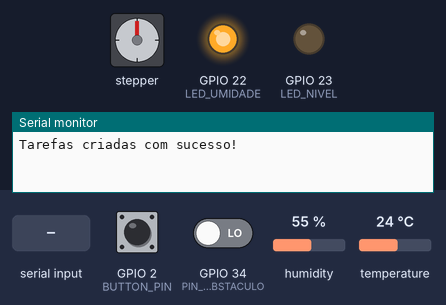
The sketch below on a simulated ESP32. Parts: stepper motor, output pins drawn as LEDs (lit = HIGH), the last lines printed to the serial monitor. Wiring (inferred from the names in the program): stepper motor (2048 steps per turn assumed): coils GPIO 16, GPIO 17, GPIO 5, GPIO 18. The test bench sets the inputs (shaded band); at power-on: GPIO 2 (BUTTON_PIN) LOW, GPIO 34 (PIN_SENSOR_OBSTACULO) LOW, humidity 55 %, temperature 24 °C. The local clock reads 2024-03-15 10:24:30 at power-on unless the sketch sets it; nothing arrives over Bluetooth unless stated; pins used as bus, display or sensor lines are not drawn.

Above: at 1.2 s.
1.3 s: "FEED\n" received over the second serial link
At 6.0 s:
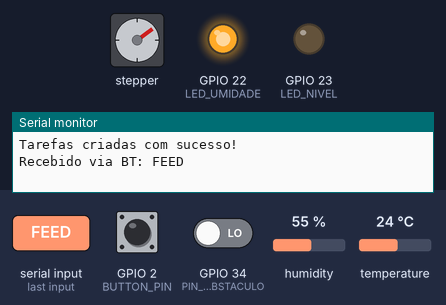
6.8 s: GPIO 2 (BUTTON_PIN) pulled HIGH for 0.15 s
At 11.8 s:
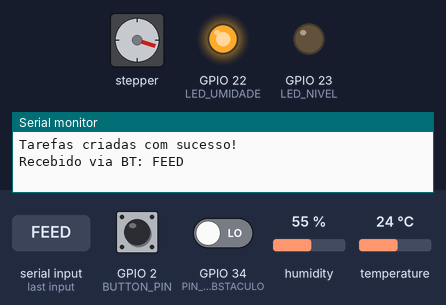
12.3 s: GPIO 34 (PIN_SENSOR_OBSTACULO) driven HIGH
At 13.5 s:
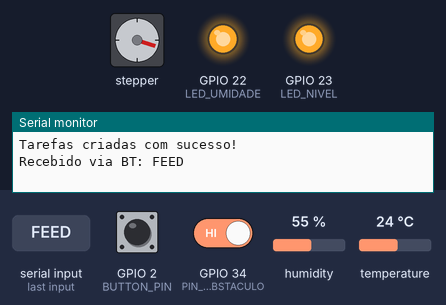
13.8 s: GPIO 2 (BUTTON_PIN) pulled HIGH for 1 s
At 18.1 s:
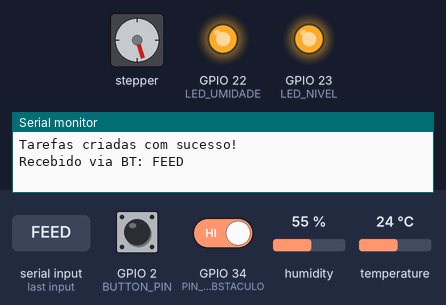
19.3 s: GPIO 2 (BUTTON_PIN) pulled HIGH for 0.15 s
At 23.8 s:
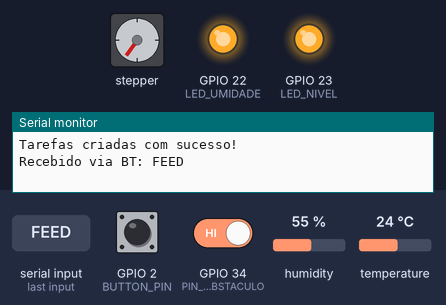
24.8 s: GPIO 2 (BUTTON_PIN) pulled HIGH for 3.2 s
At 30.2 s:
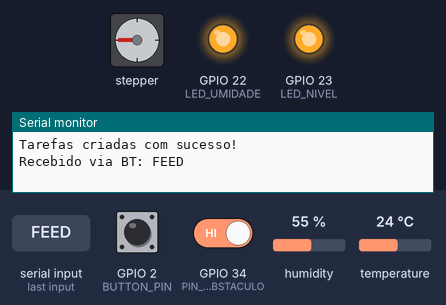
Timing chart, 0 to 31.3 s (numbered marks = the images above; inputs shaded):
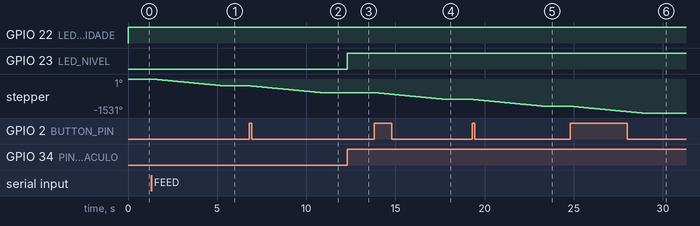

The sketch:

Alimentador_Pet.ino
```cpp
#include <Arduino.h>
#include <freertos/FreeRTOS.h>
#include <freertos/task.h>
#include <freertos/queue.h>
#include <BluetoothSerial.h>
#include <time.h>

#include "fsm.h"
#include "sensores.h"
#include "motor.h"
#include "leds.h"
#include "bluetooth.h"
#include "horarios.h"

#define MAX_HORARIOS 10


// Variáveis globais
QueueHandle_t xQueue;
void setup() {
  Serial.begin(115200);

  // Inicializações de hardware
  if(!SerialBT.begin("AlimentadorPet")) {
    Serial.println("Falha ao inicializar Bluetooth!");
    while(1);
  }
  setupBotao();
  setupHora();
  inicializarMotor();
  inicializarSensores();
  inicializarLeds();
  inicializarMaquinaEstados();

  // Criação da fila e tarefas
  xQueue = xQueueCreate(10, sizeof(int));
  if (xQueue != NULL) {
    // Cria as tarefas com stacks e prioridades adequadas
    xTaskCreatePinnedToCore(
      taskMaquinaEstados,    // Função da tarefa
      "FSM",                // Nome da tarefa
      4096,                 // Tamanho do stack (aumentado para segurança)
      NULL,                 // Parâmetros
      2,                    // Prioridade
      NULL,                 // Task handle
      1                     // Core (0 ou 1)
    );

    xTaskCreatePinnedToCore(
      taskVerificaSensores,
      "Sensores",
      2048,
      NULL,
      1,                    // Prioridade menor que FSM
      NULL,
      1
    );

    xTaskCreatePinnedToCore(
      bluetoothTask,
      "Bluetooth",
      4096,                // Bluetooth pode precisar de mais stack
      NULL,
      2,                    // Alta prioridade como FSM
      NULL,
      0                     // Executa no outro core
    );

    xTaskCreatePinnedToCore(
      taskVerificaHorario,
      "Horario",
      2048,
      NULL,
      1,
      NULL,
      1
    );

    xTaskCreatePinnedToCore(
      taskBotao,
      "Botao",
      2048,
      NULL,
      1,                    // Prioridade menor que FSM
      NULL,
      1
    );

    Serial.println("Tarefas criadas com sucesso!");
  } else {
    Serial.println("Erro ao criar fila");
    while(1);
  }
}

void loop() {
  // O loop fica vazio porque tudo é tratado pelas tarefas
  // Pode ser usado para debug ou tarefas de baixa prioridade
  vTaskDelay(pdMS_TO_TICKS(1000)); // Libera a CPU por 1 segundo
}
```

bluetooth.cpp
```cpp
#include "bluetooth.h"
#include "BluetoothSerial.h"
#include "motor.h"
#include "fsm.h" // Incluir fsm.h para acessar eventos e a fila xQueue
extern String horariosRecebidos[10];
extern int numHorarios;

#if !defined(CONFIG_BT_ENABLED) || !defined(CONFIG_BLUEDROID_ENABLED)
#error Bluetooth is not enabled! Please run `make menuconfig` to and enable it
#endif

BluetoothSerial SerialBT;

void processarComandoBluetooth(const String &comando) {
    if (comando == "FEED") {
        int evento = EVENTO_BOTAO_MANUAL; // Define o evento manual
        xQueueSend(xQueue, &evento, 0);   // Envia o evento para a fila da FSM
    } else if (comando.startsWith("HOR:")) {
        SerialBT.println("Horário Recebido");
        int separador = comando.indexOf(";");
        horariosRecebidos[numHorarios++] = comando.substring(4, separador);
        int j = 0;
        for (int i = 0; i<numHorarios;i++){

            SerialBT.println("Horários de refeição: " +horariosRecebidos[j]);
            j++;

    }
    }else if (comando.startsWith("QTD:")) {
        SerialBT.println("Quantidade Recebida");
        int porcao;
        String qtdStr = comando.substring(comando.indexOf("QTD:") + 4, comando.length() - 1);
        porcao = qtdStr.toInt();
        setPorcao(porcao);
        SerialBT.println("Porção Setada");

     }
    }


void bluetoothTask(void *param) {
    for (;;) {
        if (SerialBT.available()) {
            String recebido = SerialBT.readStringUntil('\n'); // Lê até encontrar quebra de linha
            recebido.trim(); // Remove espaços e quebras de linha extras
            if(recebido.length() > 0) {
                Serial.print("Recebido via BT: ");
                Serial.println(recebido);
                processarComandoBluetooth(recebido);
            }
        }
        vTaskDelay(100 / portTICK_PERIOD_MS); // Reduza o delay para resposta mais rápida
    }
}

void enviarMensagem(const String &msg) {
    SerialBT.println(msg); // ou outro método
}
```

bluetooth.h
```cpp
#ifndef BLUETOOTH_H
#define BLUETOOTH_H
#include <Arduino.h>

#include <BluetoothSerial.h>

extern BluetoothSerial SerialBT;  // <- apenas declara

void processarComandoBluetooth(const String &comando);
void bluetoothTask(void *param);
void enviarMensagem(const String &msg);

#endif
```

fsm.cpp
```cpp
#include "fsm.h"
#include "leds.h"
#include "motor.h"
#include "bluetooth.h"

extern QueueHandle_t xQueue;
extern Estado estadoAtual;
extern TickType_t tempoInicioLiberacao;
extern const TickType_t duracaoLiberacao;

#define NUM_ESTADOS 5
#define NUM_EVENTOS 8
TickType_t tempoInicioLiberacao = 0;
const TickType_t duracaoLiberacao = pdMS_TO_TICKS(3000);

int matriz_acao[NUM_ESTADOS][NUM_EVENTOS];
int matriz_proximo_estado[NUM_ESTADOS][NUM_EVENTOS];

Estado estadoAtual = STANDBY;

void inicializarMaquinaEstados() {
  for (int i = 0; i < NUM_ESTADOS; i++) {
    for (int j = 0; j < NUM_EVENTOS; j++) {
      matriz_acao[i][j] = NENHUMA_ACAO;
      matriz_proximo_estado[i][j] = i;
    }
  }

  // STANDBY
  matriz_acao[STANDBY][EVENTO_UMIDADE_ALTA] = A01_LED_UMIDADE_ON;
  matriz_proximo_estado[STANDBY][EVENTO_UMIDADE_ALTA] = ALERTA_UMIDADE;

  matriz_acao[STANDBY][EVENTO_NIVEL_BAIXO] = A03_LED_NIVEL_ON;
  matriz_proximo_estado[STANDBY][EVENTO_NIVEL_BAIXO] = ALERTA_NIVEL;

  matriz_acao[STANDBY][EVENTO_BOTAO_MANUAL] = A05_LIGAR_MOTOR;
  matriz_proximo_estado[STANDBY][EVENTO_BOTAO_MANUAL] = LIBERANDO_PORCAO;

  matriz_acao[STANDBY][EVENTO_HORARIO] = A05_LIGAR_MOTOR;
  matriz_proximo_estado[STANDBY][EVENTO_HORARIO] = LIBERANDO_PORCAO;

  // ALERTA_UMIDADE
  matriz_acao[ALERTA_UMIDADE][EVENTO_NIVEL_BAIXO] = A03_LED_NIVEL_ON;
  matriz_proximo_estado[ALERTA_UMIDADE][EVENTO_NIVEL_BAIXO] = ALERTA_NIVEL_UMIDADE;

  matriz_acao[ALERTA_UMIDADE][EVENTO_UMIDADE_NORMAL] = A02_LED_UMIDADE_OFF;
  matriz_proximo_estado[ALERTA_UMIDADE][EVENTO_UMIDADE_NORMAL] = STANDBY;

  matriz_acao[ALERTA_UMIDADE][EVENTO_BOTAO_MANUAL] = A05_LIGAR_MOTOR;
  matriz_proximo_estado[ALERTA_UMIDADE][EVENTO_BOTAO_MANUAL] = LIBERANDO_PORCAO;

  matriz_acao[ALERTA_UMIDADE][EVENTO_HORARIO] = A05_LIGAR_MOTOR;
  matriz_proximo_estado[ALERTA_UMIDADE][EVENTO_HORARIO] = LIBERANDO_PORCAO;

  // ALERTA_NIVEL
  matriz_acao[ALERTA_NIVEL][EVENTO_UMIDADE_ALTA] = A01_LED_UMIDADE_ON;
  matriz_proximo_estado[ALERTA_NIVEL][EVENTO_UMIDADE_ALTA] = ALERTA_NIVEL_UMIDADE;

  matriz_acao[ALERTA_NIVEL][EVENTO_NIVEL_NORMAL] = A04_LED_NIVEL_OFF;
  matriz_proximo_estado[ALERTA_NIVEL][EVENTO_NIVEL_NORMAL] = STANDBY;

  matriz_acao[ALERTA_NIVEL][EVENTO_BOTAO_MANUAL] = A05_LIGAR_MOTOR;
  matriz_proximo_estado[ALERTA_NIVEL][EVENTO_BOTAO_MANUAL] = LIBERANDO_PORCAO;

  matriz_acao[ALERTA_NIVEL][EVENTO_HORARIO] = A05_LIGAR_MOTOR;
  matriz_proximo_estado[ALERTA_NIVEL][EVENTO_HORARIO] = LIBERANDO_PORCAO;

  // ALERTA_NIVEL_UMIDADE
  matriz_acao[ALERTA_NIVEL_UMIDADE][EVENTO_UMIDADE_NORMAL] = A02_LED_UMIDADE_OFF;
  matriz_proximo_estado[ALERTA_NIVEL_UMIDADE][EVENTO_UMIDADE_NORMAL] = ALERTA_NIVEL;

  matriz_acao[ALERTA_NIVEL_UMIDADE][EVENTO_NIVEL_NORMAL] = A04_LED_NIVEL_OFF;
  matriz_proximo_estado[ALERTA_NIVEL_UMIDADE][EVENTO_NIVEL_NORMAL] = ALERTA_UMIDADE;

  matriz_acao[ALERTA_NIVEL_UMIDADE][EVENTO_BOTAO_MANUAL] = A05_LIGAR_MOTOR;
  matriz_proximo_estado[ALERTA_NIVEL_UMIDADE][EVENTO_BOTAO_MANUAL] = LIBERANDO_PORCAO;

  matriz_acao[ALERTA_NIVEL_UMIDADE][EVENTO_HORARIO] = A05_LIGAR_MOTOR;
  matriz_proximo_estado[ALERTA_NIVEL_UMIDADE][EVENTO_HORARIO] = LIBERANDO_PORCAO;

  // LIBERANDO_PORCAO
  matriz_acao[LIBERANDO_PORCAO][EVENTO_PORCAO_LIBERADA] = A06_DESLIGAR_MOTOR;
  matriz_proximo_estado[LIBERANDO_PORCAO][EVENTO_PORCAO_LIBERADA] = STANDBY;
}

void executarAcao(int acao) {
  switch (acao) {
    case A01_LED_UMIDADE_ON:
      ledUmidadeOn();
      enviarMensagem("Alerta: Umidade alta");
      break;
    case A02_LED_UMIDADE_OFF:
      ledUmidadeOff();
      enviarMensagem("Umidade normalizada");
      break;
    case A03_LED_NIVEL_ON:
      ledNivelOn();
      enviarMensagem("Alerta: Nível baixo");
      break;
    case A04_LED_NIVEL_OFF:
      ledNivelOff();
      enviarMensagem("Nível normalizado");
      break;
    case A05_LIGAR_MOTOR:
      acionaMotor();
      enviarMensagem("Liberando Porção");
      break;
    case A06_DESLIGAR_MOTOR:
      desligarMotor();
      enviarMensagem("Porção liberada");
      break;
  }
}

void taskMaquinaEstados(void *pvParameters) {
  int evento;
  for (;;) {
    if (xQueueReceive(xQueue, &evento, portMAX_DELAY) == pdPASS) {
      int acao = matriz_acao[estadoAtual][evento];
      Estado proximo = (Estado)matriz_proximo_estado[estadoAtual][evento];

      executarAcao(acao);
      estadoAtual = proximo;
    }
    vTaskDelay(pdMS_TO_TICKS(100));
  }
}
```

fsm.h
```cpp
#ifndef FSM_H
#define FSM_H
#include <Arduino.h>
#include <freertos/FreeRTOS.h>
#include <freertos/queue.h>
#include <freertos/task.h>

enum Evento {
  EVENTO_NENHUM = 0,
  EVENTO_UMIDADE_ALTA,
  EVENTO_UMIDADE_NORMAL,
  EVENTO_NIVEL_BAIXO,
  EVENTO_NIVEL_NORMAL,
  EVENTO_BOTAO_MANUAL,
  EVENTO_HORARIO,
  EVENTO_PORCAO_LIBERADA
};

enum Acao {
  NENHUMA_ACAO,
  A01_LED_UMIDADE_ON,
  A02_LED_UMIDADE_OFF,
  A03_LED_NIVEL_ON,
  A04_LED_NIVEL_OFF,
  A05_LIGAR_MOTOR,
  A06_DESLIGAR_MOTOR
};

enum Estado {
  STANDBY,
  ALERTA_UMIDADE,
  ALERTA_NIVEL,
  ALERTA_NIVEL_UMIDADE,
  LIBERANDO_PORCAO
};

extern QueueHandle_t xQueue;
extern Estado estadoAtual;
extern TickType_t tempoInicioLiberacao;
extern const TickType_t duracaoLiberacao;

void inicializarMaquinaEstados();
void taskMaquinaEstados(void *pvParameters);
void executarAcao(int acao);
void enviarMensagem(const String &msg);
#endif
```

horarios.cpp
```cpp
#include "horarios.h"
#include <Arduino.h>
#include "motor.h"
#include "fsm.h"
#include <esp_system.h>
#include <time.h>
#include <sys/time.h>

struct tm data;
String horariosRecebidos[10];
String now[10];
int numHorarios = 0;

// Simula hora atual fixa para testes
void setupHora(){
    timeval tv;
    tv.tv_sec = 1750982400;
    settimeofday(&tv, NULL);
}
String obterHoraAtual() {
    time_t tt = time(NULL);
    data = *gmtime(&tt);
    char data_formatada[64];
    strftime(data_formatada, 64, "%H%M", &data);
    return String(data_formatada);
}

void taskVerificaHorario(void* parameter) {
    TickType_t xLastWakeTime = xTaskGetTickCount();
    for (;;) {
        String horaAtual = obterHoraAtual();
        //String horaAtual="2000";
        for (int i = 0; i < numHorarios; i++) {
            if (horaAtual == horariosRecebidos[i]) {
                int evento = EVENTO_HORARIO;
                xQueueSend(xQueue, &evento, 0);
                break;
            }
        }

        vTaskDelayUntil(&xLastWakeTime, pdMS_TO_TICKS(60000));
    }
}
```

horarios.h
```cpp
#ifndef HORARIOS_H
#define HORARIOS_H
#include <Arduino.h>
extern int numHorarios;
extern QueueHandle_t xQueue;
void setupHora();
String obterHoraAtual();
void taskVerificaHorario(void* parameter);

#endif
```

leds.cpp
```cpp
#include <Arduino.h>
#include "leds.h"

#define LED_UMIDADE 22
#define LED_NIVEL 23


void inicializarLeds() {
  pinMode(LED_UMIDADE, OUTPUT);
  pinMode(LED_NIVEL, OUTPUT);
  digitalWrite(LED_UMIDADE, LOW);
  digitalWrite(LED_NIVEL, LOW);
}

void ledUmidadeOn() {
  digitalWrite(LED_UMIDADE, HIGH);
}

void ledUmidadeOff() {
  digitalWrite(LED_UMIDADE, LOW);
}

void ledNivelOn() {
  digitalWrite(LED_NIVEL, HIGH);
}

void ledNivelOff() {
  digitalWrite(LED_NIVEL, LOW);
}
```

leds.h
```cpp
#ifndef LEDS_H
#define LEDS_H

void inicializarLeds();
void ledUmidadeOn();
void ledUmidadeOff();
void ledNivelOn();
void ledNivelOff();

#endif
```

motor.cpp
```cpp
#include <Arduino.h>
#include "motor.h"
#include "fsm.h" // Necessário para acessar a fila e os eventos

// --- Configuração dos Pinos para o Motor de Passo de 4 Fios ---
#define STEP_PIN_1 16
#define STEP_PIN_2 17
#define STEP_PIN_3 5
#define STEP_PIN_4 18
#define BUTTON_PIN 2

// --- Variáveis de Controle ---
static int porcaoAtualGramas = 50; // Porção padrão de 20g
#define delayPorPasso_ms  2   // Delay entre cada fase do passo
static long tempoLiberacaoMs = 4000; // Tempo padrão (4s para 20g)

// Disponibiliza a fila de eventos para esta tarefa
extern QueueHandle_t xQueue;

void inicializarMotor() {
  pinMode(STEP_PIN_1, OUTPUT);
  pinMode(STEP_PIN_2, OUTPUT);
  pinMode(STEP_PIN_3, OUTPUT);
  pinMode(STEP_PIN_4, OUTPUT);
}

// Calcula o tempo necessário com base no peso desejado
void setPorcao(int porcao) {
  if (porcao > 0) {
    porcaoAtualGramas = porcao;
    //200ms por grama
    tempoLiberacaoMs = porcaoAtualGramas * 200;
  }
}

void desligarMotor() {
  // Desliga todas as bobinas para economizar energia e evitar aquecimento.
  digitalWrite(STEP_PIN_1, LOW);
  digitalWrite(STEP_PIN_2, LOW);
  digitalWrite(STEP_PIN_3, LOW);
  digitalWrite(STEP_PIN_4, LOW);
}

// Função chamada pela FSM para iniciar o processo. Retorna imediatamente.

void acionaMotor() {

  TickType_t tempoInicio = xTaskGetTickCount(); // Marca o tempo inicial

  // Loop principal: gira o motor enquanto o tempo não tiver expirado
  while ((xTaskGetTickCount() - tempoInicio) < pdMS_TO_TICKS(tempoLiberacaoMs)) {
    // Executa a sequência de 4 passos
    digitalWrite(STEP_PIN_1, LOW);
    digitalWrite(STEP_PIN_2, LOW);
    digitalWrite(STEP_PIN_3, LOW);
    digitalWrite(STEP_PIN_4, HIGH);
    vTaskDelay(pdMS_TO_TICKS(delayPorPasso_ms));

    digitalWrite(STEP_PIN_4, LOW);
    digitalWrite(STEP_PIN_3, HIGH);
    vTaskDelay(pdMS_TO_TICKS(delayPorPasso_ms));

    digitalWrite(STEP_PIN_3, LOW);
    digitalWrite(STEP_PIN_2, HIGH);
    vTaskDelay(pdMS_TO_TICKS(delayPorPasso_ms));

    digitalWrite(STEP_PIN_2, LOW);
    digitalWrite(STEP_PIN_1, HIGH);
    vTaskDelay(pdMS_TO_TICKS(delayPorPasso_ms));
  }

  // Envia o evento de conclusão para a máquina de estados UMA ÚNICA VEZ
  int evento = EVENTO_PORCAO_LIBERADA;
  xQueueSend(xQueue, &evento, 0);

}

void setupBotao(){
  pinMode(BUTTON_PIN,INPUT);
}

void taskBotao(void *pvParameters){
bool estadoAnterior = false;
  for(;;){
    bool pressionado = digitalRead(BUTTON_PIN);
    if (pressionado && !estadoAnterior){
      // Detectou transição de LOW → HIGH (borda de subida)
      int evento = EVENTO_BOTAO_MANUAL;
      xQueueSend(xQueue, &evento, 0);
    }
    estadoAnterior = pressionado;
    vTaskDelay(pdMS_TO_TICKS(30));
  }
}
```

motor.h
```cpp
#ifndef MOTOR_H
#define MOTOR_H

// Função para inicializar o motor e seus pinos.
void inicializarMotor();

// Sinaliza para a task do motor começar a girar.
// A velocidade será calculada com base na porção definida.
void ligarMotor();

// Sinaliza para a task do motor parar de girar e desliga os pinos.
void desligarMotor();

// Define o tamanho da porção em gramas a ser liberada.
void setPorcao(int gramas);

// Task dedicada para controlar o motor de passo de forma não-bloqueante.
void acionaMotor();

void taskBotao(void *pvParameters);

void setupBotao();

#endif
```

sensores.cpp
```cpp
#include <Arduino.h>
#include "sensores.h"
#include "fsm.h"
#include <DHT.h>
#include <DHT_U.h>
#include <Adafruit_Sensor.h>

#define PIN_SENSOR_OBSTACULO 34
#define DHTPIN 26
#define DHTTYPE DHT11

DHT dht(DHTPIN, DHTTYPE);

void inicializarSensores() {
  dht.begin();
  pinMode(PIN_SENSOR_OBSTACULO, INPUT);
  pinMode(DHTPIN, INPUT);
}

bool umidadeAlto() {
  float h = dht.readHumidity();
  //Serial.printf("Umidade Lida: %.1f%%\n", h);

  if (isnan(h)) {
    Serial.println("Erro na leitura da umidade!");
    return false;
  }

  if (h > 30.0) {
    return true;
  }
  return false;
}

// Retorna true se o nível estiver abaixo do desejado (ou seja, se a distância for maior)
bool nivelBaixo() {
  int leitura = digitalRead(PIN_SENSOR_OBSTACULO);
  // Se o sensor *não detectar* obstáculo (retorna HIGH), consideramos nível baixo
  return leitura == HIGH;
}

void taskVerificaSensores(void *pvParameters) {
  static bool estadoUmidadeAnterior = false;
  static bool estadoNivelAnterior = false;

  for (;;) {
    bool umidadeAltaAtual = umidadeAlto();
    bool nivelBaixoAtual = nivelBaixo();

    if (umidadeAltaAtual != estadoUmidadeAnterior) {
      int evento = umidadeAltaAtual ? EVENTO_UMIDADE_ALTA : EVENTO_UMIDADE_NORMAL;
      xQueueSend(xQueue, &evento, 0);
      estadoUmidadeAnterior = umidadeAltaAtual;
    }

    if (nivelBaixoAtual != estadoNivelAnterior) {
      int evento = nivelBaixoAtual ? EVENTO_NIVEL_BAIXO : EVENTO_NIVEL_NORMAL;
      xQueueSend(xQueue, &evento, 0);
      estadoNivelAnterior = nivelBaixoAtual;
    }
  }
}
```

sensores.h
```cpp
#ifndef SENSORES_H
#define SENSORES_H

void inicializarSensores();
bool umidadeAlto();     // retorna true se umidade > 50%
bool nivelBaixo();      // retorna true se nível estiver abaixo do ideal
void taskVerificaSensores(void *pvParameters);

#endif
```

Measured:
- after the input at 1.3 s, stepper: turns 306° counter-clockwise in 4.0 s, starting after 0.05 s
- after the input at 6.8 s, stepper: turns 306° counter-clockwise in 4.0 s, starting at once
- after the input at 12.3 s, GPIO 23 (LED_NIVEL): LOW → HIGH at once
- after the input at 13.8 s, stepper: turns 306° counter-clockwise in 4.0 s, starting at once
- after the input at 19.3 s, stepper: turns 307° counter-clockwise in 4.0 s, starting at once
- after the input at 24.8 s, stepper: turns 306° counter-clockwise in 4.0 s, starting at once
